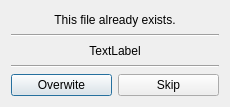
<?xml version="1.0" encoding="UTF-8"?>
<ui version="4.0">
 <class>Dialog</class>
 <widget class="QDialog" name="Dialog">
  <property name="geometry">
   <rect>
    <x>0</x>
    <y>0</y>
    <width>230</width>
    <height>107</height>
   </rect>
  </property>
  <property name="windowTitle">
   <string>Dialog</string>
  </property>
  <layout class="QGridLayout" name="gridLayout">
   <item row="0" column="0">
    <layout class="QVBoxLayout" name="verticalLayout">
     <item>
      <widget class="QLabel" name="label">
       <property name="text">
        <string>This file already exists.</string>
       </property>
       <property name="alignment">
        <set>Qt::AlignCenter</set>
       </property>
      </widget>
     </item>
     <item>
      <widget class="Line" name="line">
       <property name="orientation">
        <enum>Qt::Horizontal</enum>
       </property>
      </widget>
     </item>
     <item>
      <widget class="QLabel" name="status_lbl">
       <property name="text">
        <string>TextLabel</string>
       </property>
       <property name="alignment">
        <set>Qt::AlignCenter</set>
       </property>
      </widget>
     </item>
     <item>
      <widget class="Line" name="line_2">
       <property name="orientation">
        <enum>Qt::Horizontal</enum>
       </property>
      </widget>
     </item>
     <item>
      <layout class="QHBoxLayout" name="horizontalLayout">
       <item>
        <widget class="QPushButton" name="overwrite_btn">
         <property name="text">
          <string>Overwite</string>
         </property>
        </widget>
       </item>
       <item>
        <widget class="QPushButton" name="skip_btn">
         <property name="text">
          <string>Skip</string>
         </property>
        </widget>
       </item>
      </layout>
     </item>
    </layout>
   </item>
  </layout>
 </widget>
 <resources/>
 <connections/>
</ui>
